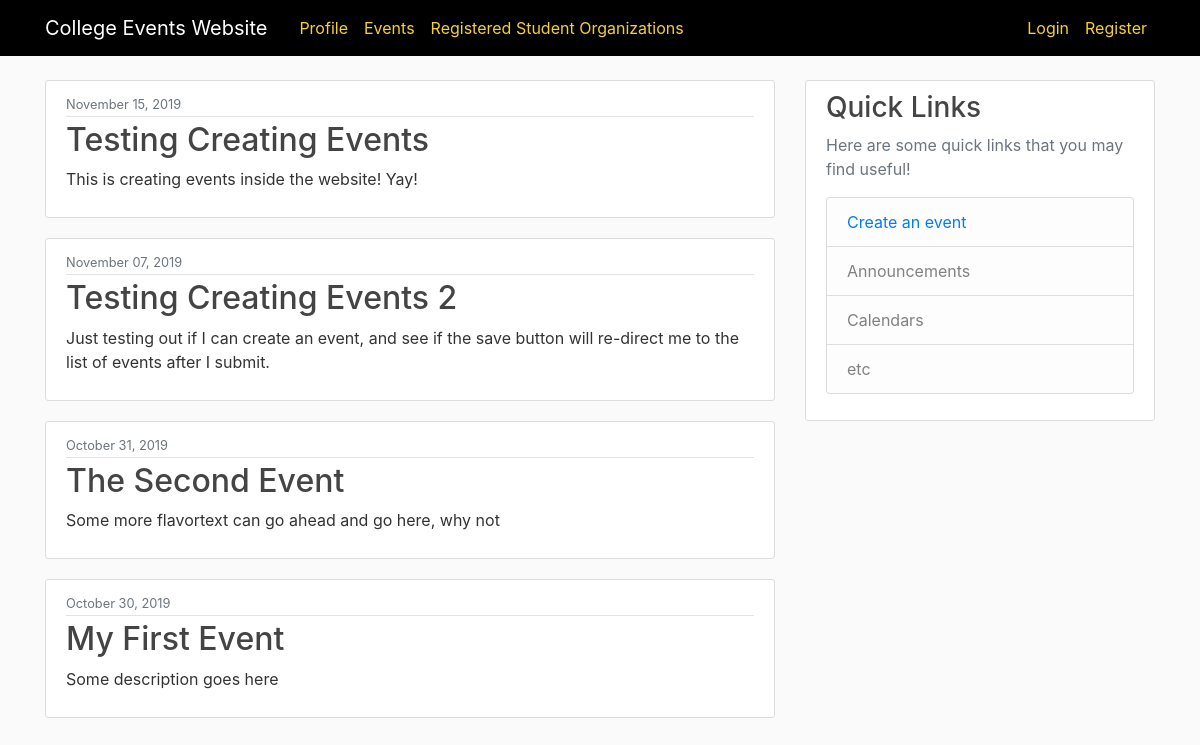
Screenshot of /events/ with the database file from the repository.
### Events/models.py (models this page shows, shortened)
class Event(models.Model):
  id = models.AutoField(primary_key=True)
  name = models.CharField(max_length = MAX_LENGTH_EVENT_NAME)
  description = models.TextField()
  date = models.DateField(default=DEFAULT_DATE)
  startTime = models.TimeField(default=DEFAULT_START_TIME)
  endTime = models.TimeField(default=DEFAULT_END_TIME)
  user = models.ForeignKey(User, on_delete=models.CASCADE, default=defaultUser, null=True, blank=True)

### Events/views.py (the view)
class EventListView(ListView):
  model = Event
  template_name = 'events/event_list.html'  # Default = <app>/<model>_<viewtype>.html
  context_object_name = 'events'
  ordering = ['-date']

### Events/templates/Events/event_list.html
{% extends "Home/base.html" %}
{% block content %}
  {% for event in events %}
    <article class="media content-section">
      <div class="media-body">
        <div class="article-metadata">
          <small class="text-muted">{{ event.date|date:"F d, Y" }}</small>
        </div>
        <h2><a class="article-title" href="{% url 'event-detail' event.id %}">{{ event.name }}</a></h2>
        <p class="article-content">{{ event.description }}</p>
      </div>
    </article>
  {% endfor %}
{% endblock content %}

### Events/static/Events/main.css (style rules this page uses)
body { background: #fafafa; color: #333333; margin-top: 5rem; }
h1, h2, h3, h4, h5, h6 { color: #444444; }
.content-section { background: #ffffff; padding: 10px 20px; border: 1px solid #dddddd; border-radius: 3px; margin-bottom: 20px; }
.article-title { color: #444444; }
.article-content { white-space: pre-line; }
.article-metadata { padding-bottom: 1px; margin-bottom: 4px; border-bottom: 1px solid #e3e3e3 }

### rows the page displays
Event: date "November 15, 2019", name "Testing Creating Events", description "This is creating events inside the website! Yay!"
Event: date "November 07, 2019", name "Testing Creating Events 2", description "Just testing out if I can create an event, and see if the save button will re-direct me to the list of events after I submit."
Event: date "October 31, 2019", name "The Second Event", description "Some more flavortext can go ahead and go here, why not"
Event: date "October 30, 2019", name "My First Event", description "Some description goes here"
